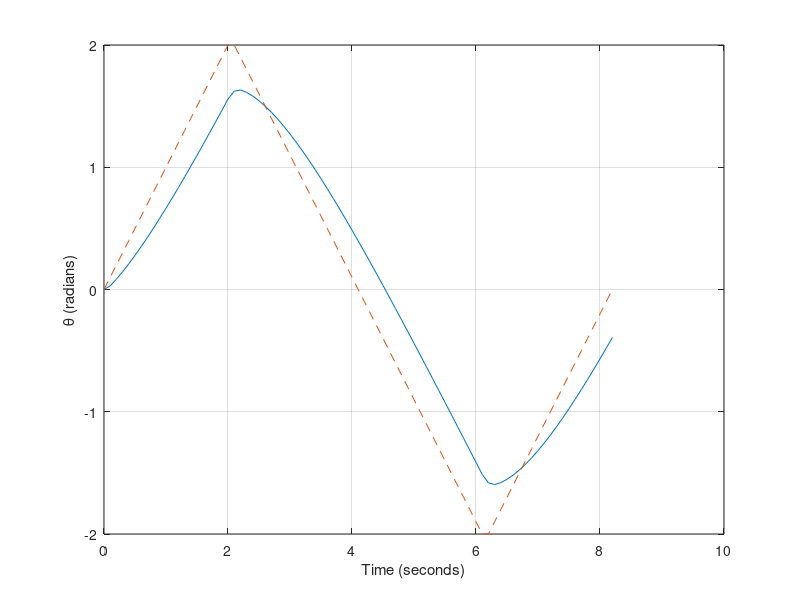

Write the MATLAB code that produced this figure.
% Chapter 5: Figure 5.40
%
%    Compute the response of the Mobile Robot Control
%    System to a triangular wave input.
%
numg=[10 20]; deng=[1 10 0]; sysg=tf(numg,deng);
sys=feedback(sysg,[1]);
t=[0:0.1:8.2]';
v1=[0:0.1:2]';v2=[2:-0.1:-2]';v3=[-2:0.1:0]';
u=[v1;v2;v3];
[y,T]=lsim(sys,u,t);
plot(T,y,t,u,'--'), 
xlabel('Time (seconds)'), ylabel('\theta (radians)'), grid
